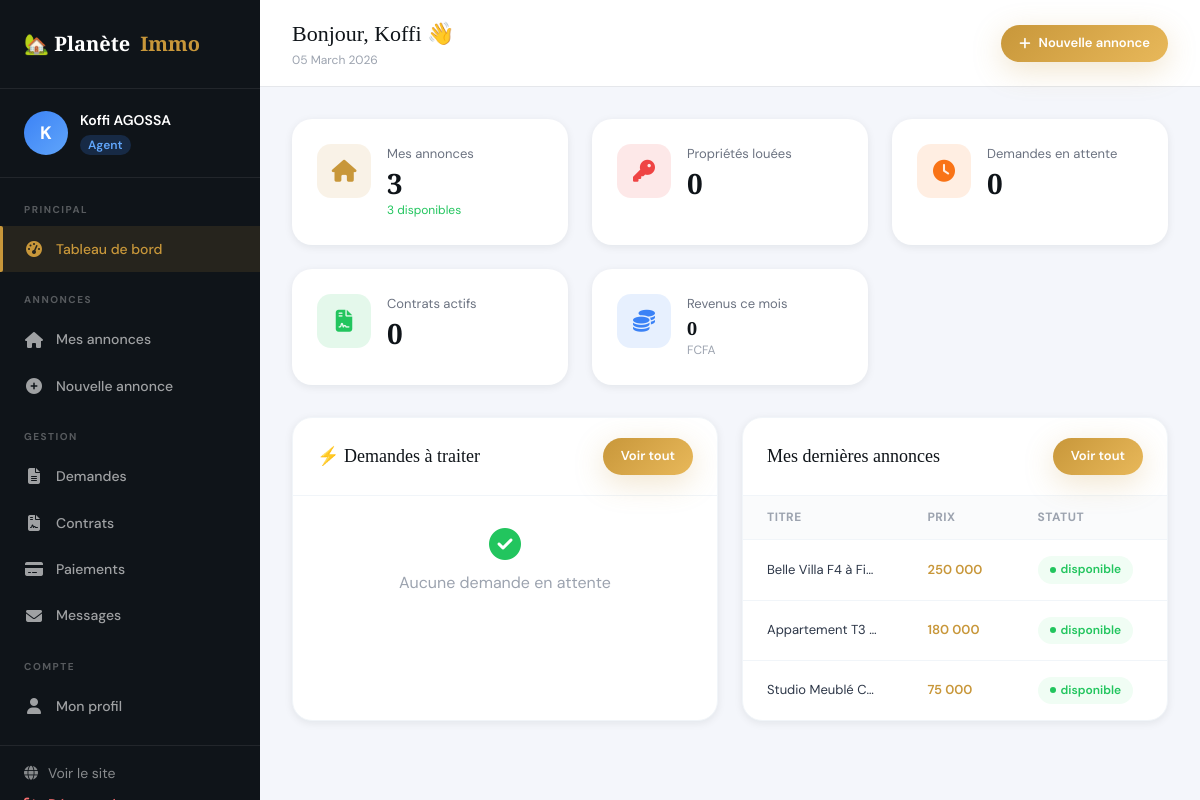
/agent/dashboard.php (signed in), run on the app's committed database.
### tables this page shows
CREATE TABLE maisons (
    id INT AUTO_INCREMENT PRIMARY KEY,
    titre VARCHAR(200) NOT NULL,
    description TEXT NOT NULL,
    type_id INT,
    agent_id INT NOT NULL,
    ville_id INT,
    quartier VARCHAR(150),
    adresse_complete TEXT,
    prix_mensuel DECIMAL(10,2) NOT NULL,
    caution DECIMAL(10,2) DEFAULT 0,
    surface DECIMAL(8,2),
    nb_chambres INT DEFAULT 1,
    nb_salles_bain INT DEFAULT 1,
    nb_toilettes INT DEFAULT 1,
    nb_salons INT DEFAULT 1,
    garage TINYINT(1) DEFAULT 0,
    piscine TINYINT(1) DEFAULT 0,
    climatisation TINYINT(1) DEFAULT 0,
    eau_courante TINYINT(1) DEFAULT 1,
    electricite TINYINT(1) DEFAULT 1,
    gardien TINYINT(1) DEFAULT 0,
    meublee TINYINT(1) DEFAULT 0,
    balcon TINYINT(1) DEFAULT 0,
    cuisine_equipee TINYINT(1) DEFAULT 0,
    connexion_internet TINYINT(1) DEFAULT 0,
    disponibilite ENUM('disponible','louee','maintenance','vendue') DEFAULT 'disponible',
    date_disponibilite DATE,
    latitude DECIMAL(10,8),
    longitude DECIMAL(11,8),
    vues INT DEFAULT 0,
    statut ENUM('actif','inactif','en_attente') DEFAULT 'en_attente',
    photo_principale VARCHAR(255),
    date_creation TIMESTAMP DEFAULT CURRENT_TIMESTAMP,
    date_modification TIMESTAMP NULL ON UPDATE CURRENT_TIMESTAMP,
    FOREIGN KEY (type_id) REFERENCES types_maison(id),
    FOREIGN KEY (agent_id) REFERENCES users(id),
    FOREIGN KEY (ville_id) REFERENCES villes(id)
);

### agent/dashboard.php (the view, shortened to what this page needs)
<?php
$db = getDB();
$uid = $_SESSION['user_id'];
$stats = $db->prepare("
    SELECT
        (SELECT COUNT(*) FROM maisons WHERE agent_id=?) as mes_annonces,
        (SELECT COUNT(*) FROM maisons WHERE agent_id=? AND disponibilite='disponible' AND statut='actif') as dispo,
        (SELECT COUNT(*) FROM maisons WHERE agent_id=? AND disponibilite='louee') as louees,
        (SELECT COUNT(*) FROM demandes_location WHERE agent_id=? AND statut='en_attente') as dem_attente,
        (SELECT COUNT(*) FROM contrats WHERE agent_id=? AND statut='actif') as contrats_actifs,
        (SELECT COALESCE(SUM(p.montant),0) FROM paiements p JOIN contrats c ON p.contrat_id=c.id WHERE c.agent_id=? AND p.statut='valide' AND MONTH(p.date_paiement)=MONTH(NOW())) as revenus_mois
");
$stats->execute([$uid,$uid,$uid,$uid,$uid,$uid]);
$stats = $stats->fetch();
$mes_maisons = $db->prepare("SELECT m.*, v.nom as ville_nom FROM maisons m JOIN villes v ON m.ville_id=v.id WHERE m.agent_id=? ORDER BY m.date_creation DESC LIMIT 5");
$mes_maisons->execute([$uid]);
$mes_maisons = $mes_maisons->fetchAll();
$demandes = $db->prepare("
    SELECT d.*, m.titre as maison_titre, u.prenom as loc_prenom, u.nom as loc_nom, u.telephone as loc_tel
    FROM demandes_location d JOIN maisons m ON d.maison_id=m.id JOIN users u ON d.locataire_id=u.id
    WHERE d.agent_id=? AND d.statut='en_attente' ORDER BY d.date_demande DESC LIMIT 5
");
$demandes->execute([$uid]);
$demandes = $demandes->fetchAll();
include 'includes/sidebar_agent.php';
?>
<div class="dashboard-main">
    <div class="dashboard-topbar">
        <div>
            <div class="topbar-title">Bonjour, <?= htmlspecialchars($_SESSION['prenom']) ?> 👋</div>
            <div style="font-size:12px;color:var(--text-muted)"><?= date('d F Y') ?></div>
        </div>
        <div class="topbar-actions">
            <a href="<?= SITE_URL ?>/agent/ajouter_maison.php" class="btn btn-gold btn-sm"><i class="fas fa-plus"></i> Nouvelle annonce</a>
        </div>
    </div>
    <div class="dashboard-content">
        <div class="stats-grid">
            <div class="stat-card">
                <div class="stat-icon gold"><i class="fas fa-home"></i></div>
                <div class="stat-info"><div class="stat-label">Mes annonces</div><div class="stat-value"><?= $stats['mes_annonces'] ?></div><div class="stat-change up"><?= $stats['dispo'] ?> disponibles</div></div>
            </div>
            <div class="stat-card">
                <div class="stat-icon red"><i class="fas fa-key"></i></div>
                <div class="stat-info"><div class="stat-label">Propriétés louées</div><div class="stat-value"><?= $stats['louees'] ?></div></div>
            </div>
            <div class="stat-card">
                <div class="stat-icon orange"><i class="fas fa-clock"></i></div>
                <div class="stat-info"><div class="stat-label">Demandes en attente</div><div class="stat-value"><?= $stats['dem_attente'] ?></div></div>
            </div>
            <div class="stat-card">
                <div class="stat-icon green"><i class="fas fa-file-contract"></i></div>
                <div class="stat-info"><div class="stat-label">Contrats actifs</div><div class="stat-value"><?= $stats['contrats_actifs'] ?></div></div>
            </div>
            <div class="stat-card">
                <div class="stat-icon blue"><i class="fas fa-coins"></i></div>
                <div class="stat-info"><div class="stat-label">Revenus ce mois</div><div class="stat-value" style="font-size:18px"><?= number_format($stats['revenus_mois'],0,',',' ') ?></div><div class="stat-change" style="color:var(--text-muted)">FCFA</div></div>
            </div>
        </div>
        <div style="display:grid;grid-template-columns:1fr 1fr;gap:24px">
            <div class="table-card">
                <div class="table-header">
                    <span class="table-title">⚡ Demandes à traiter</span>
                    <a href="<?= SITE_URL ?>/agent/demandes.php" class="btn btn-gold btn-sm">Voir tout</a>
                </div>
                <?php if (empty($demandes)): ?>
                <div style="padding:32px;text-align:center;color:var(--text-muted)"><i class="fas fa-check-circle fa-2x" style="color:var(--green);margin-bottom:10px;display:block"></i>Aucune demande en attente</div>
                <?php endif; ?>
            </div>
            <div class="table-card">
                <div class="table-header">
                    <span class="table-title">Mes dernières annonces</span>
                    <a href="<?= SITE_URL ?>/agent/mes_maisons.php" class="btn btn-gold btn-sm">Voir tout</a>
                </div>
                <table class="data-table">
                    <thead><tr><th>Titre</th><th>Prix</th><th>Statut</th></tr></thead>
                    <tbody>
                        <?php foreach ($mes_maisons as $ma): ?>
                        <tr>
                            <td style="font-size:13px;max-width:150px;overflow:hidden;text-overflow:ellipsis;white-space:nowrap"><?= htmlspecialchars($ma['titre']) ?></td>
                            <td style="font-size:13px;color:var(--gold);font-weight:600"><?= number_format($ma['prix_mensuel'],0,',',' ') ?></td>
                            <td><span class="status-badge status-<?= $ma['disponibilite'] ?>"><?= $ma['disponibilite'] ?></span></td>
                        </tr>
                        <?php endforeach; ?>
                    </tbody>
                </table>
            </div>
        </div>
    </div>
</div>
</div>
</body></html>

### css/style.css (style rules this page uses)
:root { --gold: #C8973A; --gold-light: #E8B85A; --gold-dark: #A07828; --dark: #0F1419; --dark-2: #1A2030; --dark-3: #252D3D; --cream: #FAF6F0; --cream-2: #F2EDE4; --text: #2D3748; --text-light: #6B7280; --text-muted: #9CA3AF; --white: #FFFFFF; --green: #22C55E; --red: #EF4444; --orange: #F97316; --blue: #3B82F6; --border: rgba(200, 151, 58, 0.2); --shadow-sm: 0 2px 8px rgba(15,20,25,0.08); --shadow: 0 4px 20px rgba(15,20,25,0.12); --shadow-lg: 0 12px 40px rgba(15,20,25,0.18); --shadow-gold: 0 8px 30px rgba(200,151,58,0.25); --radius: 12px; --radius-lg: 20px; --transition: all 0.3s cubic-bezier(0.4, 0, 0.2, 1); }
*, *::before, *::after { margin: 0; padding: 0; box-sizing: border-box; }
html { scroll-behavior: smooth; }
body { font-family: 'DM Sans', sans-serif; background: var(--cream); color: var(--text); line-height: 1.6; overflow-x: hidden; min-height: 100vh; display: flex; flex-direction: column; }
a { text-decoration: none; color: inherit; }
.btn { display: inline-flex; align-items: center; gap: 8px; padding: 12px 28px; border-radius: 50px; font-weight: 600; font-size: 15px; border: none; cursor: pointer; transition: var(--transition); white-space: nowrap; }
.btn-gold { background: linear-gradient(135deg, var(--gold), var(--gold-light)); color: var(--white); box-shadow: var(--shadow-gold); }
.btn-sm { padding: 8px 18px; font-size: 13px; }
.dashboard-main { margin-left: 260px; flex: 1; min-height: 100vh; }
.dashboard-topbar { background: var(--white); padding: 16px 32px; border-bottom: 1px solid #E5E7EB; display: flex; align-items: center; justify-content: space-between; position: sticky; top: 0; z-index: 50; }
.topbar-title { font-family: 'Playfair Display', serif; font-size: 22px; color: var(--dark); }
.topbar-actions { display: flex; align-items: center; gap: 16px; }
.dashboard-content { padding: 32px; }
.stats-grid { display: grid; grid-template-columns: repeat(auto-fill, minmax(220px, 1fr)); gap: 24px; margin-bottom: 32px; }
.stat-card { background: var(--white); border-radius: var(--radius-lg); padding: 24px; display: flex; align-items: flex-start; gap: 16px; box-shadow: var(--shadow-sm); transition: var(--transition); border: 1px solid transparent; }
.stat-icon { width: 54px; height: 54px; border-radius: 14px; display: flex; align-items: center; justify-content: center; font-size: 22px; flex-shrink: 0; }
.stat-icon.gold { background: rgba(200,151,58,0.12); color: var(--gold); }
.stat-icon.green { background: rgba(34,197,94,0.12); color: var(--green); }
.stat-icon.blue { background: rgba(59,130,246,0.12); color: var(--blue); }
.stat-icon.red { background: rgba(239,68,68,0.12); color: var(--red); }
.stat-icon.orange { background: rgba(249,115,22,0.12); color: var(--orange); }
.stat-info { flex: 1; }
.stat-label { font-size: 13px; color: var(--text-light); margin-bottom: 4px; }
.stat-value { font-family: 'Playfair Display', serif; font-size: 28px; font-weight: 700; color: var(--dark); line-height: 1; }
.stat-change { font-size: 12px; margin-top: 4px; }
.stat-change.up { color: var(--green); }
.table-card { background: var(--white); border-radius: var(--radius-lg); box-shadow: var(--shadow-sm); overflow: hidden; border: 1px solid #F1F5F9; }
.table-header { padding: 20px 24px; border-bottom: 1px solid #F1F5F9; display: flex; align-items: center; justify-content: space-between; }
.table-title { font-family: 'Playfair Display', serif; font-size: 18px; color: var(--dark); }
.data-table { width: 100%; border-collapse: collapse; }
.data-table th { padding: 12px 24px; font-size: 12px; font-weight: 700; text-transform: uppercase; letter-spacing: 0.5px; color: var(--text-muted); background: #FAFBFC; border-bottom: 1px solid #F1F5F9; text-align: left; }
.data-table td { padding: 16px 24px; border-bottom: 1px solid #F1F5F9; font-size: 14px; color: var(--text); vertical-align: middle; }
.data-table tr:last-child td { border-bottom: none; }
.status-badge { display: inline-flex; align-items: center; gap: 5px; padding: 4px 12px; border-radius: 50px; font-size: 12px; font-weight: 600; }
.status-badge::before { content: ''; width: 6px; height: 6px; border-radius: 50%; background: currentColor; }
.status-actif, .status-disponible, .status-valide, .status-publie, .status-confirmee { background: #f0fdf4; color: var(--green); }

### data on the page
maisons: titre "Belle Villa F4 à Fi…", prix_mensuel "250 000", disponibilite "disponible"
maisons: titre "Appartement T3…", prix_mensuel "180 000", disponibilite "disponible"
maisons: titre "Studio Meublé C…", prix_mensuel "75 000", disponibilite "disponible"

### other printed values
substr($_SESSION['prenom'] ?? 'A', 0, 1) "K"
$_SESSION['prenom'] "Koffi"
$stats['mes_annonces'] "3"
$stats['dispo'] "3"
$stats['louees'] "0"
$stats['dem_attente'] "0"
$stats['contrats_actifs'] "0"
$stats['revenus_mois'] "0"
